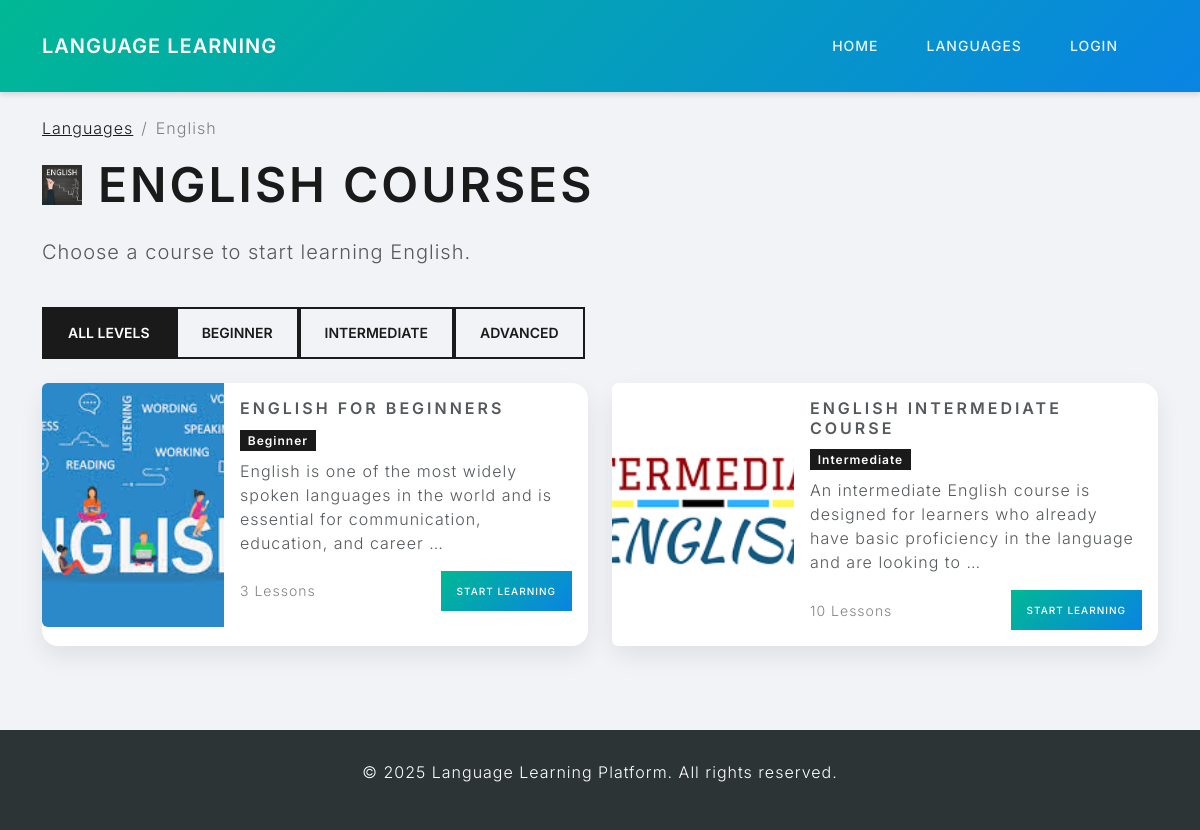
The page /courses/1/ on the database its author committed.
### courses/models.py (models this page shows, shortened)
class Language(models.Model):
    name = models.CharField(max_length=50)
    code = models.CharField(max_length=10)
    flag_image = models.ImageField(upload_to='language_flags/', blank=True, null=True)

class Course(models.Model):
    LEVEL_CHOICES = [
        ('beginner', 'Beginner'),
        ('intermediate', 'Intermediate'),
        ('advanced', 'Advanced'),
    ]
    title = models.CharField(max_length=100)
    description = models.TextField()
    language = models.ForeignKey(Language, on_delete=models.CASCADE, related_name='courses')
    level = models.CharField(max_length=20, choices=LEVEL_CHOICES, default='beginner')
    image = models.ImageField(upload_to='course_images/', blank=True, null=True)
    created_at = models.DateTimeField(auto_now_add=True)
    updated_at = models.DateTimeField(auto_now=True)

### courses/views.py (the view)
# urls.py: path('courses/<int:language_id>/', views.course_list, name='course_list'),
def course_list(request, language_id):
    language = get_object_or_404(Language, id=language_id)
    courses = Course.objects.filter(language=language)
    return render(request, 'courses/course_list.html', {
        'language': language,
        'courses': courses
    })

### courses/templates/courses/course_list.html (shortened to what this page needs)
{% extends 'base.html' %}
{% block content %}
<div class="row mb-4">
    <div class="col-12">
        <nav aria-label="breadcrumb">
            <ol class="breadcrumb">
                <li class="breadcrumb-item"><a href="{% url 'courses:language_list' %}">Languages</a></li>
                <li class="breadcrumb-item active" aria-current="page">{{ language.name }}</li>
            </ol>
        </nav>
        <div class="d-flex align-items-center mb-4">
            {% if language.flag_image %}
            <img src="{{ language.flag_image.url }}" alt="{{ language.name }}" class="me-3" style="height: 40px;">
            {% endif %}
            <h1 class="display-5 fw-bold m-0">{{ language.name }} Courses</h1>
        </div>
        <p class="lead">Choose a course to start learning {{ language.name }}.</p>
    </div>
</div>
<div class="row">
    <div class="col-12 mb-4">
        <div class="btn-group" role="group">
            <button type="button" class="btn btn-outline-primary active filter-btn" data-filter="all">All Levels</button>
            <button type="button" class="btn btn-outline-primary filter-btn" data-filter="beginner">Beginner</button>
            <button type="button" class="btn btn-outline-primary filter-btn" data-filter="intermediate">Intermediate</button>
            <button type="button" class="btn btn-outline-primary filter-btn" data-filter="advanced">Advanced</button>
        </div>
    </div>
</div>
<div class="row">
    {% for course in courses %}
    <div class="col-md-6 mb-4 course-item" data-level="{{ course.level }}">
        <div class="card h-100">
            <div class="row g-0">
                <div class="col-md-4">
                    {% if course.image %}
                    <img src="{{ course.image.url }}" class="img-fluid rounded-start h-100" style="object-fit: cover;" alt="{{ course.title }}">
                    {% else %}
                    <img src="https://source.unsplash.com/random/300x200/?{{ language.name }},learning" class="img-fluid rounded-start h-100" style="object-fit: cover;" alt="{{ course.title }}">
                    {% endif %}
                </div>
                <div class="col-md-8">
                    <div class="card-body">
                        <h5 class="card-title">{{ course.title }}</h5>
                        <span class="badge bg-primary mb-2">{{ course.get_level_display }}</span>
                        <p class="card-text">{{ course.description|truncatewords:20 }}</p>
                        <div class="d-flex justify-content-between align-items-center mt-3">
                            <small class="text-muted">{{ course.lessons.count }} Lessons</small>
                            <a href="{% url 'courses:course_detail' course.id %}" class="btn btn-sm btn-primary">Start Learning</a>
                        </div>
                    </div>
                </div>
            </div>
        </div>
    </div>
    {% endfor %}
</div>
{% endblock %}

### courses/templates/base.html (style rules this page uses)
body { background-color: #f1f3f6; font-family: 'Inter', sans-serif; }
.card { border: none; border-radius: 16px; box-shadow: 0 10px 25px rgba(0, 0, 0, 0.08); transition: transform 0.3s ease; }
.btn-primary { background: linear-gradient(135deg, #00b894 0%, #0984e3 100%); border: none; font-weight: 500; }

### rows shown on the page
Language: name "English", flag_image (picture), name "ENGLISH"
Course: image (picture), title "ENGLISH FOR BEGINNERS", level "Beginner", description "English is one of the most widely spoken languages in the world and is essential for communication, education, and career …", lessons.count "3"
Course: image (picture), title "ENGLISH INTERMEDIATE COURSE", level "Intermediate", description "An intermediate English course is designed for learners who already have basic proficiency in the language and are looking to …", lessons.count "10"
